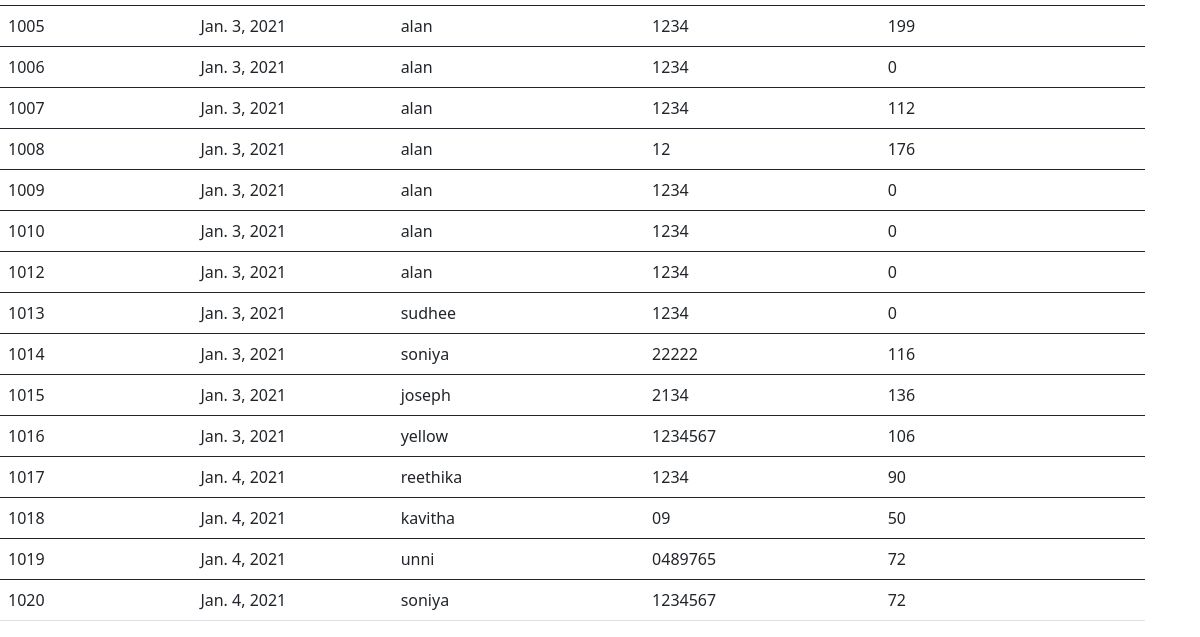
Page /billing/viewbill (lower part) on the earlier database version.
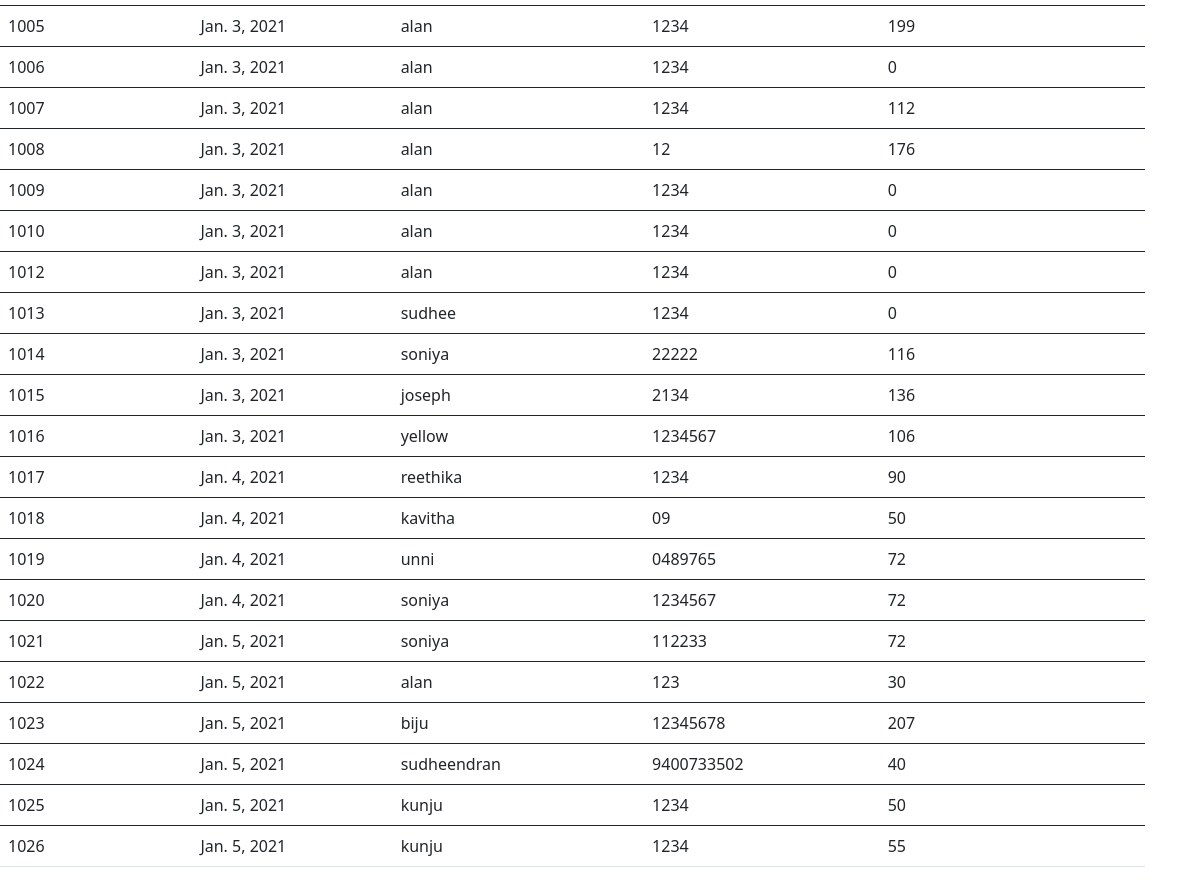
Same page on the later database version.
### billing/models.py (models this page shows, shortened)
class Order(models.Model):
    billnumber=models.CharField(max_length=12,unique=True)
    bill_date=models.DateField(auto_now=True)
    customer_name=models.CharField(max_length=60)
    phone_number=models.CharField(max_length=12)
    bill_total=models.IntegerField(default=0)

### billing/views.py (the view)
# urls.py: path("viewbill", View_ToatlBill.as_view(), name="viewtotalbill"),
class View_ToatlBill(TemplateView):
    model=Order
    template_name = "billing/bill_total_views.html"
    context={}
    def get_object(self):
        return self.model.objects.all()
    def get(self, request, *args, **kwargs):
        allval=self.get_object()
        self.context["forms"]=allval
        return render(request,self.template_name,self.context)

### billing/templates/billing/bill_total_views.html (shortened to what this page needs)
<!DOCTYPE html>
<html lang="en">
<head>
    <link href="https://cdn.jsdelivr.net/npm/bootstrap@5.0.0-beta1/dist/css/bootstrap.min.css" rel="stylesheet">
</head>
<body>
<table class="table">
    {% for formss in forms %}
    <tbody>
        <tr>
            <td>
            {{formss.billnumber}}
            </td>
            <td>
            {{formss.bill_date}}
            </td>
            <td>
            {{formss.customer_name}}
            </td>
            <td>
            {{formss.phone_number}}
            </td>
            <td>
            {{formss.bill_total}}
            </td>
        </tr>
    </tbody>
    {% endfor %}
</table>
</body>
</html>

Differences in the rows shown:
added Order: billnumber "1021", bill_date "Jan. 5, 2021", customer_name "soniya", phone_number "112233", bill_total "72"
added Order: billnumber "1022", bill_date "Jan. 5, 2021", customer_name "alan", phone_number "123", bill_total "30"
added Order: billnumber "1023", bill_date "Jan. 5, 2021", customer_name "biju", phone_number "12345678", bill_total "207"
added Order: billnumber "1024", bill_date "Jan. 5, 2021", customer_name "sudheendran", phone_number "9400733502", bill_total "40"
added Order: billnumber "1025", bill_date "Jan. 5, 2021", customer_name "kunju", phone_number "1234", bill_total "50"
added Order: billnumber "1026", bill_date "Jan. 5, 2021", customer_name "kunju", phone_number "1234", bill_total "55"
